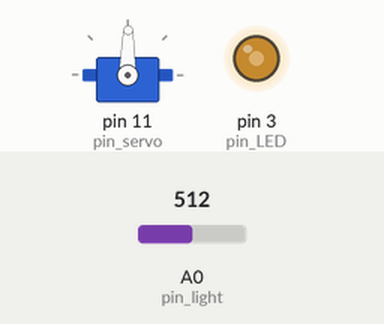
Recording of a sketch running on a simulated Arduino Uno, built with avr-gcc and run on an emulated ATmega328P. Shown: servo, output pins drawn as LEDs (lit = HIGH). The inputs (shaded band) are chosen by the test bench; at power-on: A0 (pin_light) = 512. What the sketch prints to the serial monitor is not drawn.

Above: at 1.2 s.
1.3 s: A0 (pin_light) set to 716
At 2.6 s:
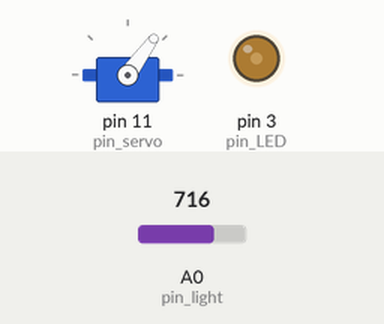
2.9 s: A0 (pin_light) set to 900
At 4.0 s:
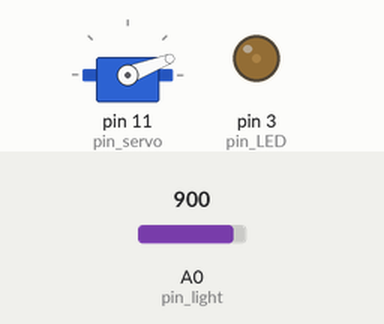
4.5 s: A0 (pin_light) set to 1023
At 5.3 s:
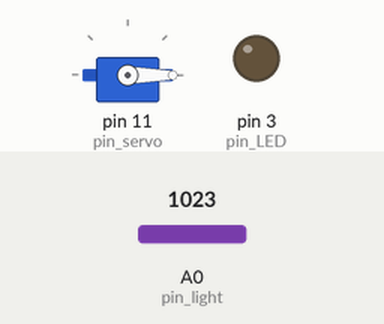
6.1 s: A0 (pin_light) set to 306
At 6.6 s:
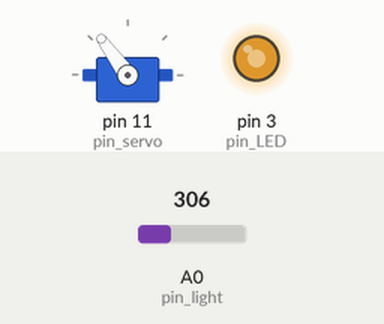
7.7 s: A0 (pin_light) set to 122
At 9.0 s:
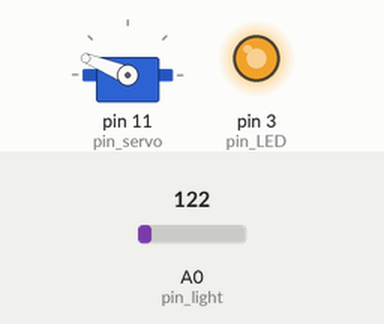
9.3 s: A0 (pin_light) set to 0
At 10.4 s:
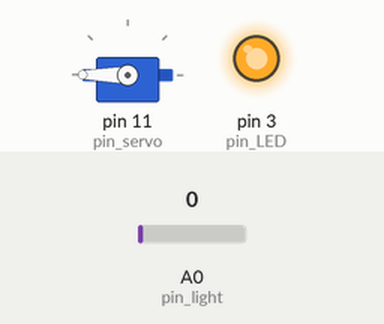
Timing chart, 0 to 11.9 s (numbered marks = the images above; inputs shaded):
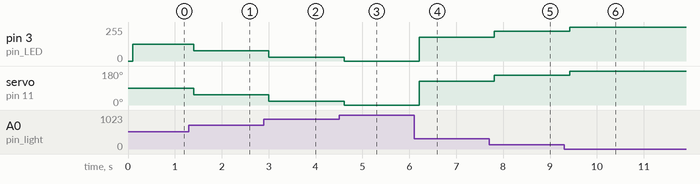

The sketch:

033.ino
```cpp
#include <Servo.h>
Servo servo_test;

int br = 115200;
int time_com = 100;

int pin_light = A0;
int pin_servo = 11;
int pin_LED = 3;

int val_light;
int val_light_old;

float cal_angle = 180. / 1023.;
float cal_LED = 255. / 1023.;
void setup() {
  Serial.begin(br);
  servo_test.attach(pin_servo);
  pinMode(pin_light, INPUT);
  pinMode(pin_LED, OUTPUT);
}

void loop() {
  //react when val_light change
  while (val_light == val_light_old) {
    val_light = analogRead(pin_light);
    delay(time_com);
  }
  val_light_old = val_light;
  Serial.println(String(val_light) + ", " + String(255 - val_light * cal_LED) + ", " + String(180 - val_light * cal_angle));

  //0~1023/255/0
  analogWrite(pin_LED, 255 - val_light * cal_LED);
  // 0~1023/180~0
  servo_test.write(180 - val_light * cal_angle);
}
```

Measured:
- after the input at 1.3 s, pin 3 (pin_LED): 127/255 → 76/255 after 0.10 s; servo on pin 11 (pin_servo): 89° → 54° after 0.10 s
- after the input at 2.9 s, pin 3 (pin_LED): 76/255 → 30/255 after 0.11 s; servo on pin 11 (pin_servo): 54° → 21° after 0.11 s
- after the input at 4.5 s, pin 3 (pin_LED): 30/255 → 0/255 after 0.11 s; servo on pin 11 (pin_servo): 21° → 0° after 0.11 s
- after the input at 6.1 s, pin 3 (pin_LED): 0/255 → 178/255 after 0.11 s; servo on pin 11 (pin_servo): 0° → 126° after 0.11 s
- after the input at 7.7 s, pin 3 (pin_LED): 178/255 → 224/255 after 0.11 s; servo on pin 11 (pin_servo): 126° → 158° after 0.11 s
- after the input at 9.3 s, pin 3 (pin_LED): 224/255 → 255/255 after 0.12 s; servo on pin 11 (pin_servo): 158° → 180° after 0.12 s
